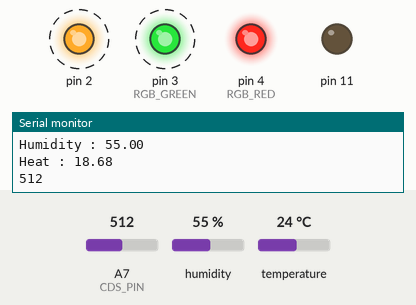
A sketch run on a simulated Arduino Nano, built with avr-gcc and run on an emulated ATmega328P. Parts: output pins drawn as LEDs (lit = HIGH), the last lines printed to the serial monitor. Dashed ring = blinking. The test bench sets the inputs (shaded band); at power-on: A7 (CDS_PIN) = 512, humidity 55 %, temperature 24 °C.

Above: at 0.62 s.
1.3 s: A7 (CDS_PIN) set to 493
At 2.04 s:
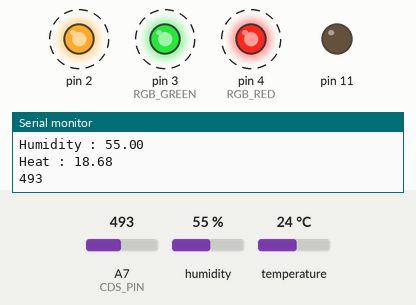
5.1 s: A7 (CDS_PIN) set to 610
At 5.94 s:
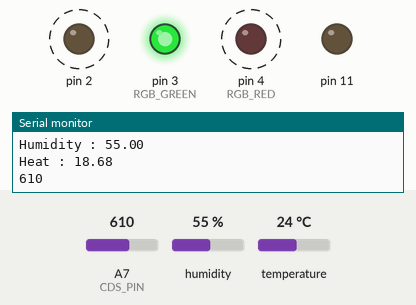
9.4 s: A7 (CDS_PIN) set to 683
12.9 s: A7 (CDS_PIN) set to 710
At 13.05 s:
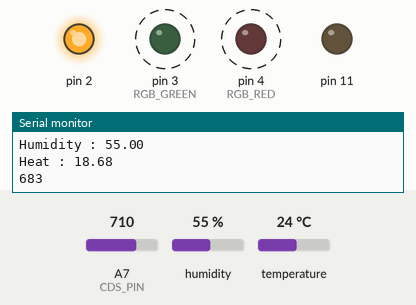
16.5 s: A7 (CDS_PIN) set to 690
At 16.95 s:
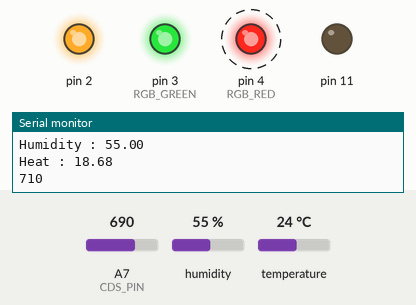
20.0 s: A7 (CDS_PIN) set to 716
At 21.21 s:
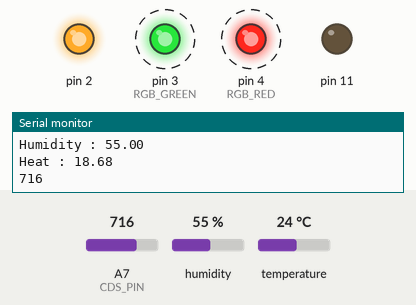
Timing chart, 0 to 24.6 s (numbered marks = the images above; inputs shaded):
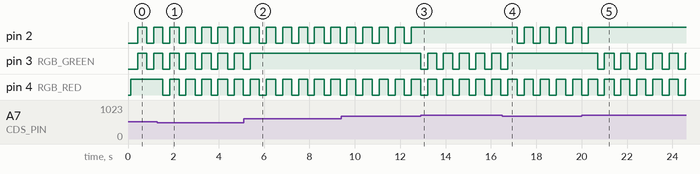

The sketch:

EXTI_external_interrupt__Fire_Alarm.ino
```cpp
#include "DHT.h"

enum PINS
{
  TEMPER_PIN = A0,
  CDS_PIN = A7,
  RGB_BLUE = 2U,
  RGB_GREEN,
  RGB_RED,
  LED_RED = 11U,
  BUZZER = 52U,
  OFF_SW,
};

class DHT dht {DHT(TEMPER_PIN, 11, 6)}; // DHT 센서 객체 생성. (DHT.h를 확인하고 사용), 6은 default값이라서 안써도 된다.
                //(핀번호, 버전, 디폴트값)

void show_temperature();
void show_light();
void show_rgb();

void setup() {
  // put your setup code here, to run once:
  pinMode(TEMPER_PIN, INPUT);
  pinMode(CDS_PIN, INPUT);
  pinMode(RGB_BLUE, OUTPUT);
  pinMode(RGB_GREEN, OUTPUT);
  pinMode(RGB_RED, OUTPUT);
  pinMode(BUZZER, OUTPUT);
  pinMode(LED_RED, OUTPUT);
  pinMode(OFF_SW, INPUT);
  Serial.begin(115200UL);
  dht.begin();                              //센서 초기화     //객체 안의 함수이기 때문에 dht.을 해야한다.
  attachInterrupt(2, alarm_fire, FALLING);                     // 21번핀은 interrupt2 이기때문에.   //화재 감지 센서 역할
  //4가지 MODE : RISING, FALLING, CHANGE, LOW
}

// callback
void alarm_fire()                                              // 인터럽트 함수는 최대한 짧게 사용하는게 좋다.  //
{
  Serial.println(F("Fire Fire Fire !!!"));
  // delay 절대 사용 금지 (interrupt는 H/W 방식이기 때문에)
  digitalWrite(BUZZER, HIGH);
  digitalWrite(LED_RED, HIGH);
  //exit(1);                                      // 인터럽트에 비상정지를 사용하지 않을 경우 한번 왔다가 다른 프로그램은 바로 실행되어 버린다.
}

void loop() {
  // put your main code here, to run repeatedly:
  if(digitalRead(OFF_SW))       // PULL DOWN 스위치 이용.
  {
    digitalWrite(BUZZER, LOW);
    digitalWrite(LED_RED, LOW);
    //Serial.println(F("문제가 해결되었습니다. !!!"));
  }
//delay(500UL);                    // interrupt의 부저 울리는 시간은 여기에 표현하면 된다.
  show_temperature();
  show_light();
  show_rgb();
}

void show_temperature()
{
  float temperature {dht.readTemperature()};                //온도             //유니폼 이니셜라이져.
  Serial.print(F("Temperature : "));
  Serial.println(temperature);
  float humidity {dht.readHumidity()};                      //습도             //객체 내 함수는 .을 반드시 사용
  Serial.print(F("Humidity : "));
  Serial.println(humidity);                                 //new line
  float heat {dht.computeHeatIndex(temperature, humidity)}; //열체크
  Serial.print(F("Heat : "));                               //equal line
  Serial.println(heat);                                     //new line
}
void show_light()
{
  Serial.println(analogRead(CDS_PIN));
  delay(100);
  if(analogRead(CDS_PIN) >= 700)
  {
    digitalWrite(RGB_BLUE, HIGH);
    digitalWrite(RGB_RED, LOW);
    digitalWrite(RGB_GREEN, LOW);
  }
  else if(analogRead(CDS_PIN) >= 600)
  {
    digitalWrite(RGB_BLUE, LOW);
    digitalWrite(RGB_GREEN, HIGH);
    digitalWrite(RGB_RED, LOW);
  }
  else if(analogRead(CDS_PIN) >= 500)
  {
    digitalWrite(RGB_BLUE, LOW);
    digitalWrite(RGB_GREEN, LOW);
    digitalWrite(RGB_RED, HIGH);
  }
  else
  {
    digitalWrite(RGB_BLUE, LOW);
    digitalWrite(RGB_GREEN, LOW);
    digitalWrite(RGB_RED, LOW);
  }
  delay(300UL);
}
void show_rgb()
{
  digitalWrite(RGB_BLUE, HIGH);
  digitalWrite(RGB_RED, HIGH);
  digitalWrite(RGB_GREEN, HIGH);
  delay(300UL);
}
```

Measured:
- the behaviour switches between 500 and 499 on A7 (CDS_PIN) (found by bisection; images 0 and 1)
- the behaviour switches between 699 and 700 on A7 (CDS_PIN) (found by bisection; images 2 and 3)
- after the input at 1.3 s, pin 4 (RGB_RED): alternates HIGH for 0.40 s and LOW for 0.30 s, starting after 0.23 s
- after the input at 5.1 s, pin 3 (RGB_GREEN): goes on until 5.4 s, then stays HIGH
- after the input at 12.9 s, pin 2: stops changing and stays HIGH; pin 3 (RGB_GREEN): alternates HIGH for 0.40 s and LOW for 0.30 s, starting at once
- after the input at 16.5 s, pin 2: alternates HIGH for 0.40 s and LOW for 0.30 s, starting after 0.67 s; pin 3 (RGB_GREEN): goes on until 16.7 s, then stays HIGH
- after the input at 20.0 s, pin 2: goes on until 20.3 s, then stays HIGH; pin 3 (RGB_GREEN): alternates HIGH for 0.40 s and LOW for 0.30 s, starting after 0.70 s
- by itself, pin 2, pin 3 (RGB_GREEN): alternates HIGH for 0.40 s and LOW for 0.30 s
